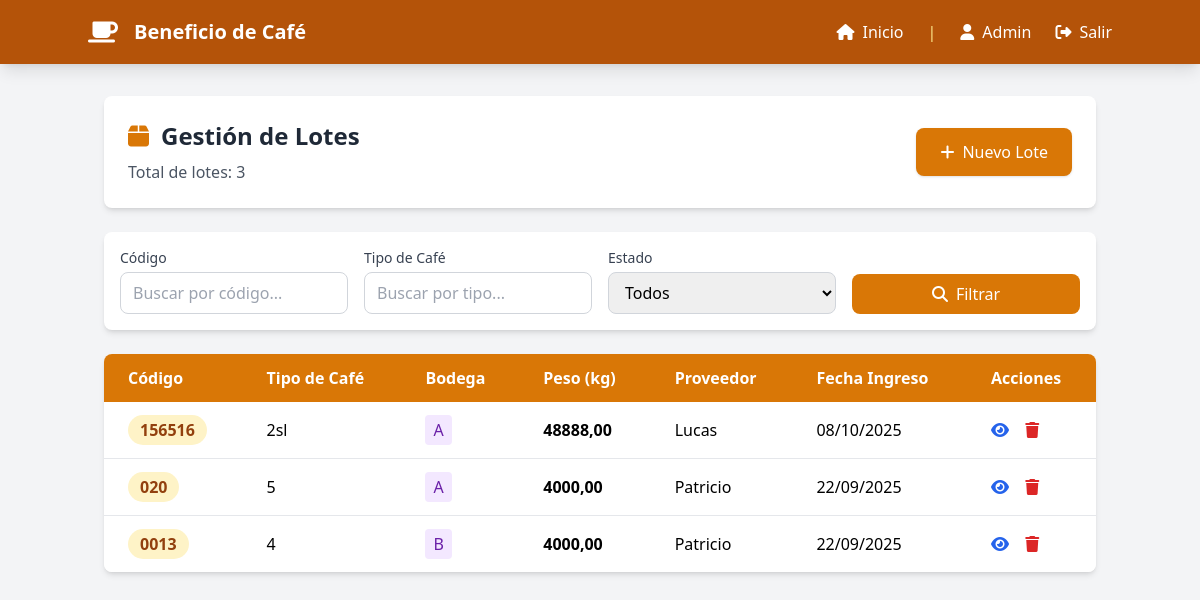
/lotes/ (signed in), run on the app's committed database.
### beneficio/models.py (models this page shows, shortened)
class Lote(models.Model):
    ESTADO_CHOICES = [
        ('disponible', 'Disponible'),
        ('en_proceso', 'En Proceso'),
        ('procesado', 'Procesado'),
        ('agotado', 'Agotado'),
    ]
    """Modelo principal para los lotes de café"""
    codigo = models.CharField(max_length=50, unique=True)
    tipo_cafe = models.CharField(max_length=100)
    bodega = models.ForeignKey(Bodega, on_delete=models.CASCADE, related_name='lotes')
    peso_kg = models.DecimalField(max_digits=10, decimal_places=2)
    humedad = models.DecimalField(max_digits=5, decimal_places=2)
    fecha_ingreso = models.DateTimeField()
    proveedor = models.CharField(max_length=200)
    precio_quintal = models.DecimalField(max_digits=10, decimal_places=2)
    observaciones = models.TextField(blank=True, null=True)
    activo = models.BooleanField(default=True)
    created_by = models.ForeignKey(User, on_delete=models.SET_NULL, null=True)
    created_at = models.DateTimeField(auto_now_add=True)
    class Meta:
        ordering = ['-fecha_ingreso']

class Bodega(models.Model):
    OPCIONES_BODEGA = [
        ('A', 'Bodega A'),
        ('B', 'Bodega B'),
        ('C', 'Bodega C'),
        ('D', 'Bodega D'),
    ]
    codigo = models.CharField(max_length=1, choices=OPCIONES_BODEGA, unique=True)
    capacidad_kg = models.DecimalField(max_digits=10, decimal_places=2)
    ubicacion = models.CharField(max_length=200)
    responsable = models.ForeignKey(User, on_delete=models.SET_NULL, null=True, related_name='bodegas')
    class Meta:
        ordering = ['codigo']

### beneficio/views.py (the view)
# urls.py: path('lotes/', views.lista_lotes, name='lista_lotes'),
@login_required
def lista_lotes(request):
    codigo = request.GET.get('codigo')
    tipo = request.GET.get('tipo')
    estado = request.GET.get('estado')
    lotes = Lote.objects.all().order_by('-fecha_ingreso')
    if codigo:
        lotes = lotes.filter(codigo__icontains=codigo)
    if tipo:
        lotes = lotes.filter(tipo_cafe__icontains=tipo)
    if estado:
        if estado == 'activo':
            lotes = lotes.filter(activo=True)
        else:
            lotes = lotes.filter(activo=False)
    context = {
        'lotes': lotes,
    }
    return render(request, 'beneficio/lotes/lista.html', context)

### beneficio/templates/beneficio/lotes/lista.html (shortened to what this page needs)
<!DOCTYPE html>
<html lang="es">
<head>
    <script src="https://cdn.tailwindcss.com"></script>
    <link rel="stylesheet" href="https://cdnjs.cloudflare.com/ajax/libs/font-awesome/6.4.0/css/all.min.css">
</head>
<body class="bg-gray-100">
    <nav class="bg-amber-700 text-white p-4 shadow-lg">
        <div class="container mx-auto flex justify-between items-center">
            <div class="flex items-center space-x-4">
                <i class="fas fa-coffee text-2xl"></i>
                <h1 class="text-xl font-bold">Beneficio de Café</h1>
            </div>
            <div class="flex items-center space-x-6">
                <a href="{% url 'dashboard' %}" class="hover:text-amber-200">
                    <i class="fas fa-home mr-2"></i>Inicio
                </a>
                <span class="text-amber-200">|</span>
                <span>
                    <i class="fas fa-user mr-2"></i>{{ user.username }}
                </span>
                <a href="{% url 'logout' %}" class="hover:text-amber-200">
                    <i class="fas fa-sign-out-alt mr-2"></i>Salir
                </a>
            </div>
        </div>
    </nav>
    <div class="container mx-auto mt-8 px-4">
        <div class="bg-white rounded-lg shadow-md p-6 mb-6">
            <div class="flex justify-between items-center">
                <div>
                    <h2 class="text-2xl font-bold text-gray-800 flex items-center">
                        <i class="fas fa-box mr-3 text-amber-600"></i> Gestión de Lotes
                    </h2>
                    <p class="text-gray-600 mt-2">Total de lotes: {{ lotes.count }}</p>
                </div>
                <a href="{% url 'crear_lote' %}" class="bg-amber-600 text-white px-6 py-3 rounded-lg hover:bg-amber-700 transition duration-200 flex items-center shadow"> <i class="fas fa-plus mr-2"></i>
                    Nuevo Lote
                </a>
            </div>
        </div>
        <div class="bg-white rounded-lg shadow-md p-4 mb-6">
            <form method="get" class="grid grid-cols-1 md:grid-cols-4 gap-4">
                <div>
                    <label class="block text-sm font-medium text-gray-700 mb-1">Código</label>
                    <input type="text" name="codigo" value="{{ request.GET.codigo }}"
                           placeholder="Buscar por código..."
                           class="w-full px-3 py-2 border border-gray-300 rounded-lg focus:ring-2 focus:ring-amber-600"> </div>
                <div>
                    <label class="block text-sm font-medium text-gray-700 mb-1">Tipo de Café</label>
                    <input type="text" name="tipo" value="{{ request.GET.tipo }}"
                           placeholder="Buscar por tipo..."
                           class="w-full px-3 py-2 border border-gray-300 rounded-lg focus:ring-2 focus:ring-amber-600"> </div>
                <div>
                    <label class="block text-sm font-medium text-gray-700 mb-1">Estado</label>
                    <select name="estado" class="w-full px-3 py-2 border border-gray-300 rounded-lg focus:ring-2 focus:ring-amber-600"> <option value="">Todos</option>
                    </select>
                </div>
                <div class="flex items-end">
                    <button type="submit" class="w-full bg-amber-600 text-white px-4 py-2 rounded-lg hover:bg-amber-700 transition"> <i class="fas fa-search mr-2"></i>Filtrar
                    </button>
                </div>
            </form>
        </div>
        <div class="bg-white rounded-lg shadow-md overflow-hidden">
            <table class="min-w-full">
                <thead class="bg-amber-600 text-white"> <tr>
                        <th class="px-6 py-3 text-left">Código</th>
                        <th class="px-6 py-3 text-left">Tipo de Café</th>
                        <th class="px-6 py-3 text-left">Bodega</th>
                        <th class="px-6 py-3 text-left">Peso (kg)</th>
                        <th class="px-6 py-3 text-left">Proveedor</th>
                        <th class="px-6 py-3 text-left">Fecha Ingreso</th>
                        <th class="px-6 py-3 text-left">Acciones</th>
                    </tr>
                </thead>
                <tbody class="bg-white divide-y divide-gray-200">
                    {% for lote in lotes %}
                    <tr class="hover:bg-gray-50">
                        <td class="px-6 py-4">
                            <span class="px-3 py-1 bg-amber-100 text-amber-800 rounded-full font-semibold"> {{ lote.codigo }}
                            </span>
                        </td>
                        <td class="px-6 py-4">{{ lote.tipo_cafe }}</td>
                        <td class="px-6 py-4">
                            <span class="px-2 py-1 bg-purple-100 text-purple-800 rounded"> {{ lote.bodega.codigo }}
                            </span>
                        </td>
                        <td class="px-6 py-4 font-semibold">{{ lote.peso_kg|floatformat:2 }}</td>
                        <td class="px-6 py-4">{{ lote.proveedor }}</td>
                        <td class="px-6 py-4">{{ lote.fecha_ingreso|date:"d/m/Y" }}</td>
                        <td class="px-6 py-4">
                            <a href="{% url 'detalle_lote' lote.id %}" class="text-blue-600 hover:text-blue-800 mr-3" title="Ver detalle"> <i class="fas fa-eye"></i>
                            </a>
                            <a href="{% url 'eliminar_lote' lote.id %}" class="text-red-600 hover:text-red-800" title="Eliminar"> <i class="fas fa-trash"></i>
                            </a>
                        </td>
                    </tr>
                    {% endfor %}
                </tbody>
            </table>
        </div>
    </div>
</body>
</html>

### data on the page
Lote: codigo "156516", tipo_cafe "2sl", bodega.codigo "A", peso_kg "48888,00", proveedor "Lucas", fecha_ingreso "08/10/2025"
Lote: codigo "020", tipo_cafe "5", bodega.codigo "A", peso_kg "4000,00", proveedor "Patricio", fecha_ingreso "22/09/2025"
Lote: codigo "0013", tipo_cafe "4", bodega.codigo "B", peso_kg "4000,00", proveedor "Patricio", fecha_ingreso "22/09/2025"

### other printed values
{{ user.username }} "Admin"
{{ lotes.count }} "3"
